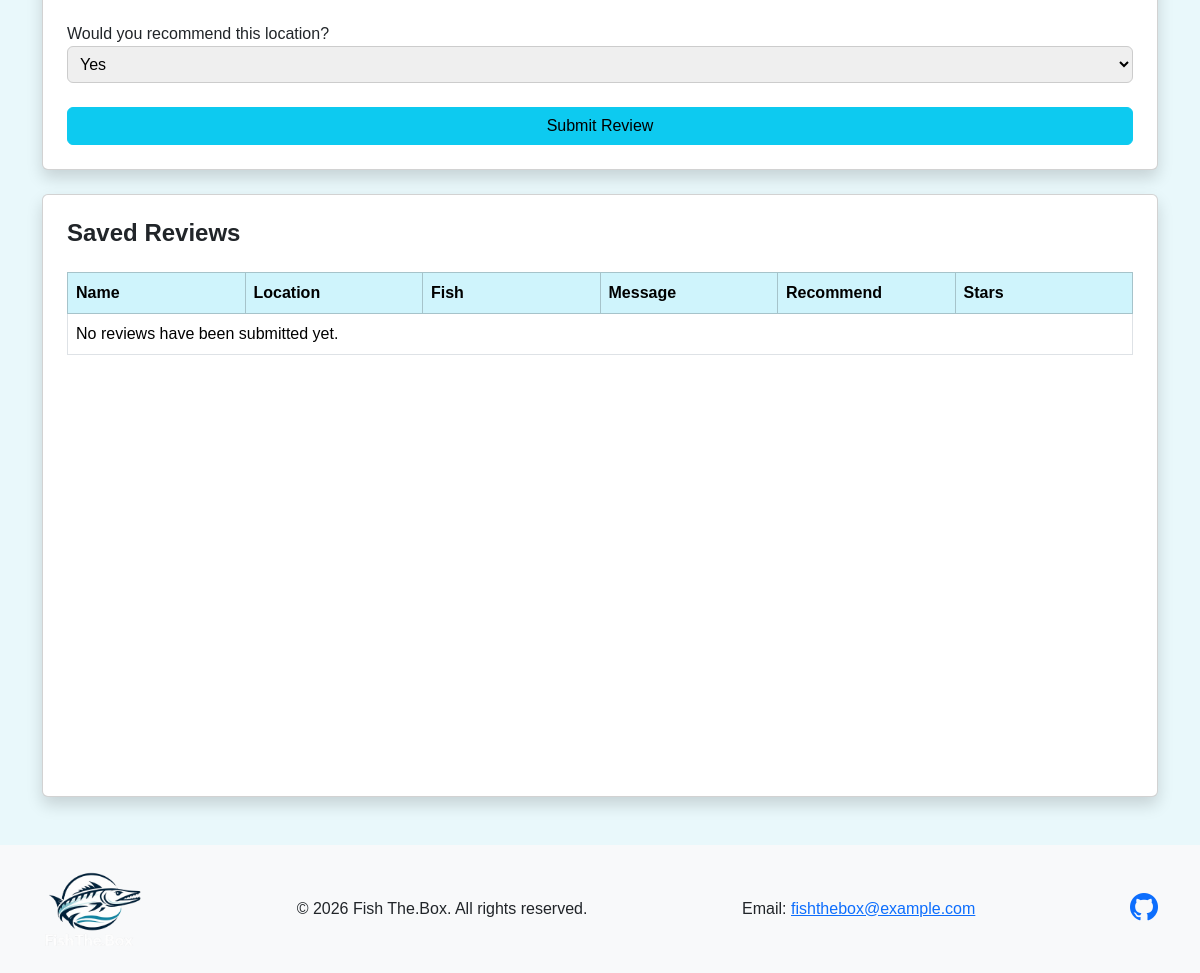
The page /reviews/ (signed in, lower part) on the database as committed earlier.
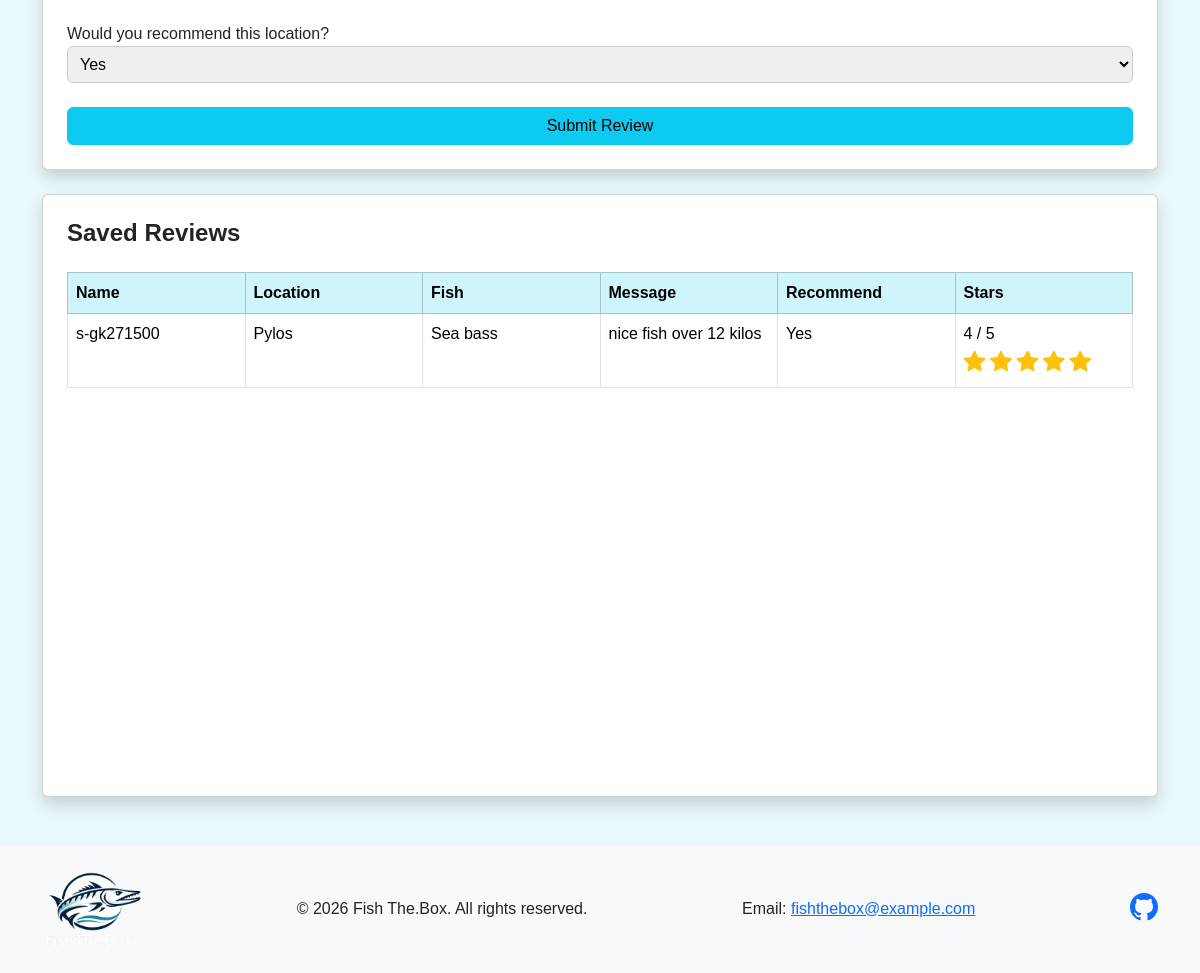
The same page on the database as committed later.
### reviews/models.py (models this page shows, shortened)
class Review(models.Model):
    name = models.CharField(max_length=30)
    location = models.CharField(max_length=30)
    fish = models.CharField(max_length=80)
    message = models.TextField(max_length=200)
    recommend = models.CharField(max_length=3)
    stars = models.IntegerField(default=0)

### reviews/views.py (the view)
# urls.py: path("", include("reviews.urls")),
def reviews(request):
    if not request.user.is_authenticated:
        return redirect("/login/")
    if request.method == "POST":
        form = ReviewForm(request.POST)
        if form.is_valid():
            Review.objects.create(
                name=request.user.username,
                location=form.cleaned_data["location"],
                fish=form.cleaned_data["fish"],
                message=form.cleaned_data["message"],
                recommend=form.cleaned_data["recommend"],
                stars=0
            )
            return redirect("/reviews/")
        else:
            return render(request, "reviews/reviews.html", {
                "form": form,
                "reviews": Review.objects.all(),
            })
    else:
        form = ReviewForm()
    all_reviews = Review.objects.all()
    return render(request, "reviews/reviews.html", {
        "form": form,
        "reviews": all_reviews,
    })

### reviews/forms.py
class ReviewForm(forms.Form):
    location = forms.CharField(label="Location", min_length=2, max_length=30)
    fish = forms.CharField(label="Fish Caught", max_length=80)
    message = forms.CharField(
        label="Message",
        min_length=10,
        max_length=200,
        widget=forms.Textarea
    )
    recommend = forms.ChoiceField(
        label="Would you recommend this location?",
        choices=[
            ("Yes", "Yes"),
            ("No", "No"),
        ]
    )

### reviews/templates/reviews/reviews.html (shortened to what the changed rows need)
<!DOCTYPE html>
{% load static %}
<html lang="en">
<head>
    <link href="https://cdn.jsdelivr.net/npm/bootstrap@5.3.3/dist/css/bootstrap.min.css" rel="stylesheet">
    <link href="https://cdn.jsdelivr.net/npm/bootstrap-icons@1.11.3/font/bootstrap-icons.min.css" rel="stylesheet">
    <link rel="stylesheet" href="{% static 'reviews/reviews.css' %}">
    <link rel="stylesheet" href="{% static 'DarkMode/DarkMode.css' %}">
</head>
<body>
    <main>
        <section class="reviews-section py-5">
            <div class="container">
                <div class="row g-4">
                    <div class="col-12">
                        <div class="card shadow p-4 h-100">
                            <div class="d-flex justify-content-between align-items-center mb-4">
                                <h2 class="h4 fw-bold mb-0">Saved Reviews</h2>
                            </div>
                            <div id="reviewsList" class="table-responsive">
                                <table class="table table-bordered">
                                    <thead class="table-info">
                                        <tr>
                                            <th>Name</th>
                                            <th>Location</th>
                                            <th>Fish</th>
                                            <th>Message</th>
                                            <th>Recommend</th>
                                            <th>Stars</th>
                                        </tr>
                                    </thead>
                                    <tbody>
                                        {% for review in reviews %}
                                            <tr>
                                                <td>{{ review.name }}</td>
                                                <td>{{ review.location }}</td>
                                                <td>{{ review.fish }}</td>
                                                <td>{{ review.message }}</td>
                                                <td>{{ review.recommend }}</td>
                                                <td>
                                                    <span id="stars{{ review.id }}">{{ review.stars }}</span> / 5
                                                    <br>
                                                    <a href="#" class="starbutton" data-catid="{{ review.id }}" data-stars="1"><i class="bi bi-star-fill"></i></a>
                                                    <a href="#" class="starbutton" data-catid="{{ review.id }}" data-stars="2"><i class="bi bi-star-fill"></i></a>
                                                    <a href="#" class="starbutton" data-catid="{{ review.id }}" data-stars="3"><i class="bi bi-star-fill"></i></a>
                                                    <a href="#" class="starbutton" data-catid="{{ review.id }}" data-stars="4"><i class="bi bi-star-fill"></i></a>
                                                    <a href="#" class="starbutton" data-catid="{{ review.id }}" data-stars="5"><i class="bi bi-star-fill"></i></a>
                                                </td>
                                            </tr>
                                        {% empty %}
                                            <tr>
                                                <td colspan="6">No reviews have been submitted yet.</td>
                                            </tr>
                                        {% endfor %}
                                    </tbody>
                                </table>
                            </div>
                        </div>
                    </div>
                </div>
            </div>
        </section>
    </main>
</body>
</html>

Rows that differ between the two databases and show on the page:
added Review: name "s-gk271500", location "Pylos", fish "Sea bass", message "nice fish over 12 kilos", recommend "Yes", stars "4"
Other text that changed with them:
text no longer shown: "No reviews have been submitted yet."
